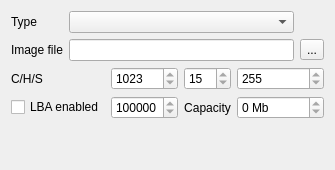
               <widget class="QWidget" name="tab_3">
                <attribute name="title">
                 <string>Slave</string>
                </attribute>
                <layout class="QVBoxLayout" name="verticalLayout_18">
                 <item>
                  <layout class="QGridLayout" name="gridLayout_11">
                   <item row="0" column="0">
                    <widget class="QLabel" name="label_18">
                     <property name="text">
                      <string>Type</string>
                     </property>
                    </widget>
                   </item>
                   <item row="0" column="1">
                    <widget class="QComboBox" name="hs_type"/>
                   </item>
                   <item row="1" column="0">
                    <widget class="QLabel" name="label_31">
                     <property name="text">
                      <string>Image file</string>
                     </property>
                    </widget>
                   </item>
                   <item row="1" column="1">
                    <widget class="QLineEdit" name="hs_path">
                     <property name="readOnly">
                      <bool>true</bool>
                     </property>
                    </widget>
                   </item>
                   <item row="1" column="2">
                    <widget class="QToolButton" name="hs_pathtb">
                     <property name="text">
                      <string>...</string>
                     </property>
                     <property name="icon">
                      <iconset resource="../xpeccy.qrc">
                       <normaloff>:/images/fileopen.png</normaloff>:/images/fileopen.png</iconset>
                     </property>
                    </widget>
                   </item>
                  </layout>
                 </item>
                 <item>
                  <layout class="QGridLayout" name="gridLayout_9" columnstretch="0,0,0,0">
                   <item row="0" column="0">
                    <widget class="QLabel" name="label_23">
                     <property name="text">
                      <string>C/H/S</string>
                     </property>
                    </widget>
                   </item>
                   <item row="0" column="3">
                    <widget class="QSpinBox" name="hs_gsec">
                     <property name="readOnly">
                      <bool>true</bool>
                     </property>
                     <property name="minimum">
                      <number>1</number>
                     </property>
                     <property name="maximum">
                      <number>255</number>
                     </property>
                     <property name="value">
                      <number>255</number>
                     </property>
                    </widget>
                   </item>
                   <item row="0" column="1">
                    <widget class="QSpinBox" name="hs_gcyl">
                     <property name="readOnly">
                      <bool>true</bool>
                     </property>
                     <property name="minimum">
                      <number>1</number>
                     </property>
                     <property name="maximum">
                      <number>65535</number>
                     </property>
                     <property name="value">
                      <number>1023</number>
                     </property>
                    </widget>
                   </item>
                   <item row="0" column="2">
                    <widget class="QSpinBox" name="hs_ghd">
                     <property name="readOnly">
                      <bool>true</bool>
                     </property>
                     <property name="minimum">
                      <number>1</number>
                     </property>
                     <property name="maximum">
                      <number>16</number>
                     </property>
                     <property name="value">
                      <number>15</number>
                     </property>
                    </widget>
                   </item>
                   <item row="1" column="1">
                    <widget class="QSpinBox" name="hs_glba">
                     <property name="readOnly">
                      <bool>true</bool>
                     </property>
                     <property name="maximum">
                      <number>5000000</number>
                     </property>
                     <property name="value">
                      <number>4194304</number>
                     </property>
                    </widget>
                   </item>
                   <item row="1" column="2">
                    <widget class="QLabel" name="label_21">
                     <property name="text">
                      <string>Capacity</string>
                     </property>
                     <property name="alignment">
                      <set>Qt::AlignCenter</set>
                     </property>
                    </widget>
                   </item>
                   <item row="1" column="3">
                    <widget class="QSpinBox" name="hs_capacity">
                     <property name="readOnly">
                      <bool>true</bool>
                     </property>
                     <property name="suffix">
                      <string> Mb</string>
                     </property>
                     <property name="prefix">
                      <string/>
                     </property>
                     <property name="maximum">
                      <number>128000</number>
                     </property>
                    </widget>
                   </item>
                   <item row="1" column="0">
                    <widget class="QCheckBox" name="hs_islba">
                     <property name="text">
                      <string>LBA enabled</string>
                     </property>
                    </widget>
                   </item>
                  </layout>
                 </item>
                 <item>
                  <spacer name="verticalSpacer_6">
                   <property name="orientation">
                    <enum>Qt::Vertical</enum>
                   </property>
                   <property name="sizeHint" stdset="0">
                    <size>
                     <width>20</width>
                     <height>40</height>
                    </size>
                   </property>
                  </spacer>
                 </item>
                </layout>
               </widget>
